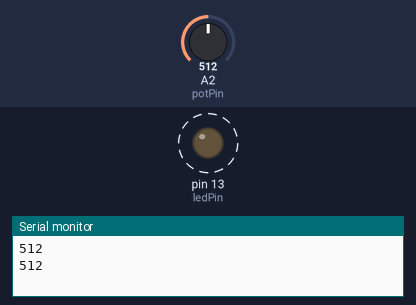
Bench run of a sketch on a simulated Arduino Uno, built with avr-gcc and run on an emulated ATmega328P. Shown: output pins drawn as LEDs (lit = HIGH), the last lines printed to the serial monitor. Dashed ring = blinking. The test bench sets the inputs (shaded band); at power-on: A2 (potPin) = 512.

Above: at 1.8 s.
1.9 s: A2 (potPin) set to 306
At 2.2 s:
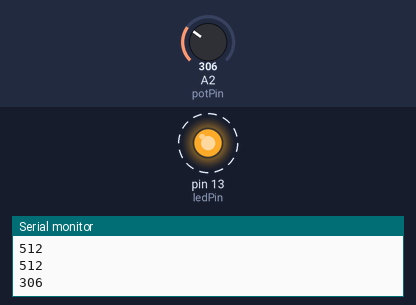
5.4 s: A2 (potPin) set to 122
At 5.57 s:
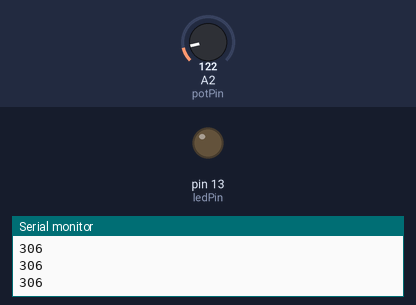
Timing chart, 0 to 14.9 s (numbered marks = the images above; inputs shaded):
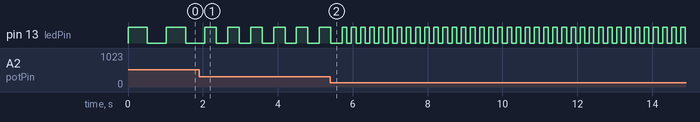

Measured:
- after the input at 1.9 s, pin 13 (ledPin): alternates HIGH for 0.31 s and LOW for 0.31 s, starting after 0.46 s
- by itself, pin 13 (ledPin): alternates HIGH for 0.51 s and LOW for 0.51 s

The sketch:

potentiometer.ino
```cpp
/* Analog Read to LED
 * ------------------
 *
 * turns on and off a light emitting diode(LED) connected to digital
 * pin 13. The amount of time the LED will be on and off depends on
 * the value obtained by analogRead(). In the easiest case we connect
 * a potentiometer to analog pin 2.
 *
 * Created 1 December 2005
 * copyleft 2005 DojoDave <http://www.0j0.org>
 * http://arduino.berlios.de
 *
 */

int potPin = 2;    // select the input pin for the potentiometer
int ledPin = 13;   // select the pin for the LED
int val = 0;       // variable to store the value coming from the sensor

void setup() {
  pinMode(ledPin, OUTPUT);  // declare the ledPin as an OUTPUT
}

void loop() {

  Serial.begin(9600);
  val = analogRead(potPin);    // read the value from the sensor
  Serial.println(val);
  digitalWrite(ledPin, HIGH);  // turn the ledPin on
  delay(val);                  // stop the program for some time
  digitalWrite(ledPin, LOW);   // turn the ledPin off
  delay(val);                  // stop the program for some time
}
```
